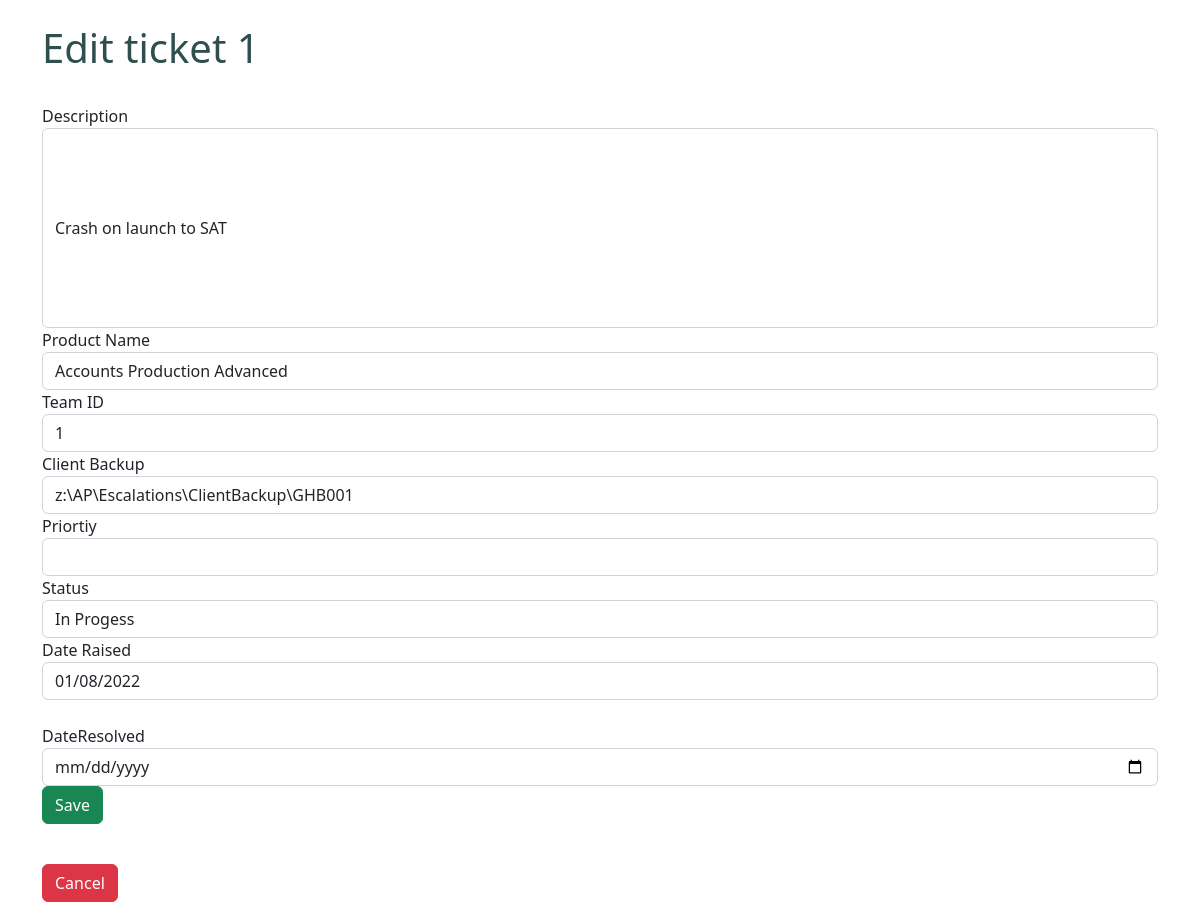
Page /activetickets/edit/1 (signed in) on the committed database.
### tables this page shows
CREATE TABLE Tickets
         (TicketID INTEGER PRIMARY KEY AUTOINCREMENT,
          Description        TEXT          NOT NULL,
          ClientBackup       VARCHAR(50),
          Priority           VARCHAR(2)    NOT NULL,
          Status             TEXT          NOT NULL,
          DateRaised         TEXT          NOT NULL,
          DateResolved       TEXT,
          ProductName        TEXT          NOT NULL,
          TeamID             INT           NOT NULL);

### TicketSystem/views.py (the view, shortened to what this page needs)
@app.route("/activetickets/edit/<string:TicketID>", methods=['POST','GET'])
def editactivetickets(TicketID):
    conn = get_db_connection()
    conn.row_factory=sql.Row
    cursor = conn.cursor()
    cursor.execute('SELECT * FROM Tickets WHERE TicketID=?', [TicketID])
    tickets = cursor.fetchone()
    adminLevel = session['adminLevel']
    if 'Admin' in adminLevel:
       return render_template("editactivetickets.html", tickets=tickets)
    else:
       return render_template("notAdminErrorPage.html", tickets=tickets)

### TicketSystem/views.py (called while the page is built)
def get_db_connection():
    conn = sql.connect('ticketdb.db')
    conn.row_factory = sql.Row
    return conn

### TicketSystem/templates/editactivetickets.html (shortened to what this page needs)
﻿<!DOCTYPE html>
{% extends 'base.html' %}
{% block content%}
<body>
    <h1>Edit ticket {{tickets.TicketID}}</h1>
    <br />
    <form method='post' action='{{url_for("editactivetickets", TicketID=tickets.TicketID)}}}'>
        <div class='form-group'>
            <label>Description</label><br />
            <input type='text' name='Description' required class='form-control' value='{{tickets.Description}}' style="height:200px;" />
        </div>
        <div class='form-group'>
            <label>Product Name</label><br />
            <input type='text' name='ProductName' required class='form-control' value='{{tickets.ProductName}}' />
        </div>
        <div class='form-group'>
            <label>Team ID</label><br />
            <input type='text' name='TeamID' required class='form-control' value='{{tickets.TeamID}}' />
        </div>
        <div class='form-group'>
            <label>Client Backup</label><br />
            <input type='text' name='ClientBackup' required class='form-control' value='{{tickets.ClientBackup}}' />
        </div>
        <div class='form-group'>
            <label>Priortiy</label><br />
            <input type='text' name='Priortiy' required class='form-control' value='{{tickets.Priortiy}}' />
        </div>
        <div class='form-group'>
            <label>Status</label><br />
            <input type='text' name='Status' required class='form-control' value='{{tickets.Status}}' />
        </div>
        <div class='form-group'>
            <label>Date Raised</label><br />
            <input type='text' name='DateRaised' required class='form-control' value='{{tickets.DateRaised}}' readonly />
        </div>
        <div class='form-group'>
            <br />
            <label>DateResolved</label>
            <input type='date' name='DateResolved' class='form-control' value='{{tickets.DateResolved}}' />
        </div>
        <input type='submit' value='Save' class='btn btn-success'>
    </form>
    <br />
    <a href="dashboard.html" class="btn btn-danger">Cancel</a>
</body>
{% endblock %}

### TicketSystem/static/css/style.css (style rules this page uses)
h1 { color: darkslategray; font-size:60px; }
body { background: #f4f4f4; }

### rows in the picture
Tickets: TicketID "1", Description "Crash on launch to SAT", ProductName "Accounts Production Advanced", TeamID "1", ClientBackup "z:\\AP\\Escalations\\ClientBackup\\GHB001", Status "In Progess", DateRaised "01/08/2022"
